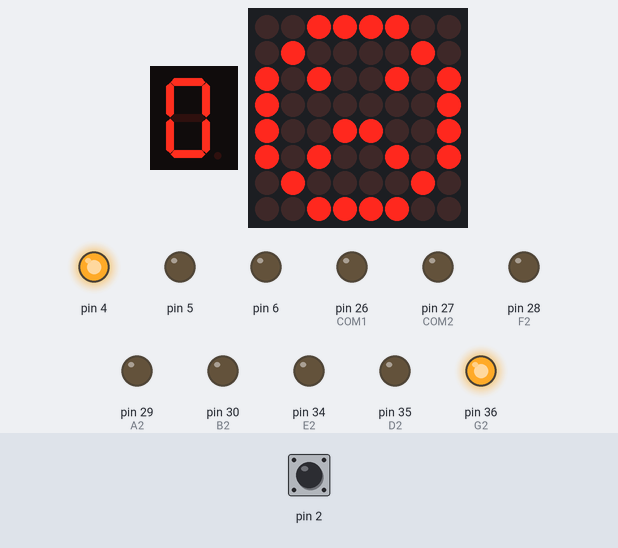
Bench run of a sketch on a simulated Arduino Mega 2560, built with avr-gcc and run on an emulated ATmega2560. Shown: 1-digit seven-segment display, 8×8 LED matrix, output pins drawn as LEDs (lit = HIGH). Wiring (inferred from the names in the program): 1-digit 7-segment display, segments lit when LOW: segments pin 24, pin 25, pin 33, pin 32, pin 31, pin 22, pin 23. Inputs (shaded band) come from the test bench; at power-on: pin 2 HIGH. The segment pins are drawn as the display they are named for; pins used as bus, display or sensor lines are not drawn.

Above: at 1.2 s.
1.3 s: pin 2 pulled LOW for 0.15 s
At 2.2 s:
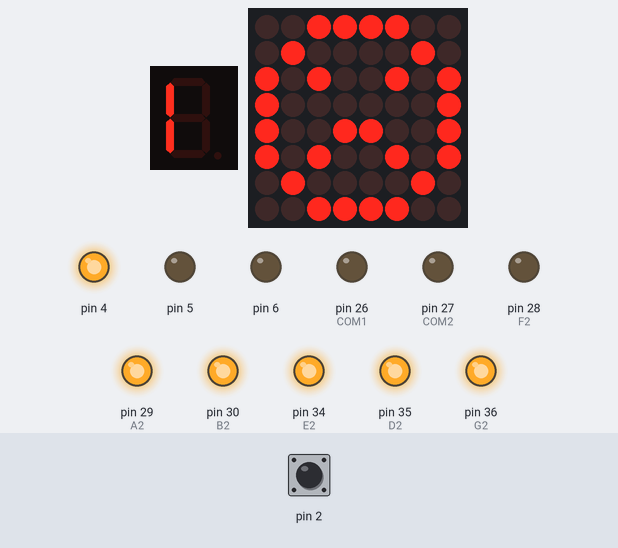
At 5.2 s:
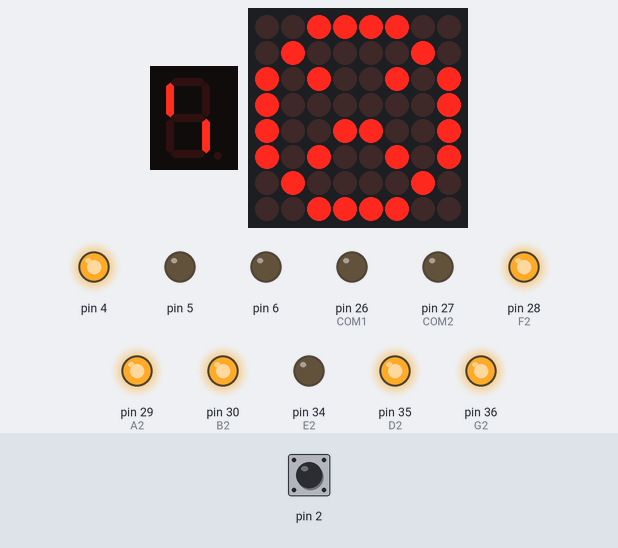
Timing chart, 0 to 26.9 s (numbered marks = the images above; inputs shaded):
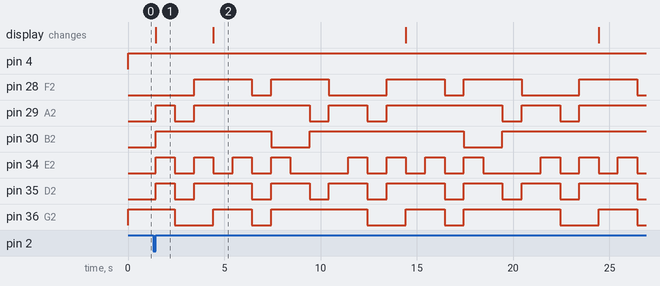

Measured:
- after the input at 1.3 s, pin 28 (F2): LOW → HIGH after 2.1 s, then repeats every 10.0 s: LOW 1.0 s, HIGH 3.0 s, LOW 3.0 s, HIGH 3.0 s; pin 29 (A2): LOW → HIGH after 0.15 s, then repeats every 10.0 s: LOW 1.0 s, HIGH 6.0 s, LOW 1.0 s, HIGH 2.0 s
- what the display in image 1 shows lasts 2.9 s, from 1.5 s to 4.4 s

The sketch:

traffic_light.ino
```cpp
#define F1 22
#define G1 23
#define A1 24
#include <avr/interrupt.h>
#include "LedControl.h"
#include "binary.h"
#define B1 25
#define COM1 26
#define COM2 27
#define F2 28
#define A2 29
#define B2 30
#define E1 31
#define D1 32
#define C1 33
#define E2 34
#define D2 35
#define G2 36
#define C2 37

LedControl lc=LedControl(12,11,10,1);
// happy face
byte hf[8]= {B00111100,B01000010,B10100101,B10000001,B10100101,B10011001,B01000010,B00111100};
// sad face
byte sf[8]= {B00111100,B01000010,B10100101,B10000001,B10011001,B10100101,B01000010,B00111100};

volatile int currentColor = 1; //0 -red, 1 -green
volatile int currentState = 1; //0 - red for pedestrians, 1 button Pressed
volatile int n;

void setup(){
  for(int i=22;i <= 37; i++){
    pinMode(i, OUTPUT);
  }
  for(int i=4;i<=6;i++){
    pinMode(i, OUTPUT);
  }

  pinMode(2, INPUT_PULLUP);
  attachInterrupt(digitalPinToInterrupt(2), buttonPressed, RISING);

  lc.shutdown(0,false);
  // Set brightness to a medium value
  lc.setIntensity(0,8);
  // Clear the display
  lc.clearDisplay(0);

  sadFace();
}

void buttonPressed(){
  currentState = 0;
  cli(); // disable the global interrupts system in order to setup the timers
  TCCR1A = 0; // SET TCCR1A and B to 0
  TCCR1B = 0;
  // Set the OCR1A with the desired value:
  OCR1A = 15624;
  // Active CTC mode:
  TCCR1B |= (1 << WGM12);
  // Set the prescaler to 1024:
  TCCR1B |= (1 << CS10);
  TCCR1B |= (1 << CS12);
  // Enable the Output Compare interrupt (by setting the mask bit)
  TIMSK1 |= (1 << OCIE1A);
  sei(); // enable global interrupts
}

void loop(){
   green();
   currentColor = 1;
   displayNothing();
   if(currentState == 0){
      n=32;
      countBack();

      currentColor = 0;
      red();
      happyFace();
      n=16;
      countBack();
      currentColor = 1;
      displayNothing();
      currentState = 1;
      sadFace();
    }
}

void writeNumberOnSSD(int n){
  switch(n/10){
    case 0:{
      digitalWrite(G1,0);
      digitalWrite(A1,1);
      digitalWrite(B1,1);
      digitalWrite(C1,1);
      digitalWrite(D1,1);
      digitalWrite(E1,1);
      digitalWrite(F1,1);
      break;
    }
    case 1:{
      digitalWrite(G1,0);
      digitalWrite(A1,0);
      digitalWrite(B1,1);
      digitalWrite(C1,1);
      digitalWrite(D1,0);
      digitalWrite(E1,0);
      digitalWrite(F1,0);
      break;
    }
    case 2:{
      digitalWrite(G1,1);
      digitalWrite(A1,1);
      digitalWrite(B1,1);
      digitalWrite(C1,0);
      digitalWrite(D1,1);
      digitalWrite(E1,1);
      digitalWrite(F1,0);
      break;
    }
    case 3:{
      digitalWrite(G1,1);
      digitalWrite(A1,1);
      digitalWrite(B1,1);
      digitalWrite(C1,1);
      digitalWrite(D1,1);
      digitalWrite(E1,0);
      digitalWrite(F1,0);
      break;
    }
    case 4:{
      digitalWrite(G1,1);
      digitalWrite(A1,0);
      digitalWrite(B1,1);
      digitalWrite(C1,1);
      digitalWrite(D1,0);
      digitalWrite(E1,0);
      digitalWrite(F1,1);
      break;
    }
    case 5:{
      digitalWrite(G1,1);
      digitalWrite(A1,1);
      digitalWrite(B1,0);
      digitalWrite(C1,1);
      digitalWrite(D1,1);
      digitalWrite(E1,0);
      digitalWrite(F1,1);
      break;
    }
    case 6:{
      digitalWrite(G1,1);
      digitalWrite(A1,1);
      digitalWrite(B1,0);
      digitalWrite(C1,1);
      digitalWrite(D1,1);
      digitalWrite(E1,1);
      digitalWrite(F1,1);
      break;
    }
    case 7:{
      digitalWrite(G1,0);
      digitalWrite(A1,1);
      digitalWrite(B1,1);
      digitalWrite(C1,1);
      digitalWrite(D1,0);
      digitalWrite(E1,0);
      digitalWrite(F1,0);
      break;
    }
    case 8:{
      digitalWrite(G1,1);
      digitalWrite(A1,1);
      digitalWrite(B1,1);
      digitalWrite(C1,1);
      digitalWrite(D1,1);
      digitalWrite(E1,1);
      digitalWrite(F1,1);
      break;
    }
    case 9:{
      digitalWrite(G1,1);
      digitalWrite(A1,1);
      digitalWrite(B1,1);
      digitalWrite(C1,1);
      digitalWrite(D1,1);
      digitalWrite(E1,0);
      digitalWrite(F1,1);
      break;
    }
  }

  switch(n%10){
    case 0:{
      digitalWrite(G2,0);
      digitalWrite(A2,1);
      digitalWrite(B2,1);
      digitalWrite(C2,1);
      digitalWrite(D2,1);
      digitalWrite(E2,1);
      digitalWrite(F2,1);
      break;
    }
    case 1:{
      digitalWrite(G2,0);
      digitalWrite(A2,0);
      digitalWrite(B2,1);
      digitalWrite(C2,1);
      digitalWrite(D2,0);
      digitalWrite(E2,0);
      digitalWrite(F2,0);
      break;
    }
    case 2:{
      digitalWrite(G2,1);
      digitalWrite(A2,1);
      digitalWrite(B2,1);
      digitalWrite(C2,0);
      digitalWrite(D2,1);
      digitalWrite(E2,1);
      digitalWrite(F2,0);
      break;
    }
    case 3:{
      digitalWrite(G2,1);
      digitalWrite(A2,1);
      digitalWrite(B2,1);
      digitalWrite(C2,1);
      digitalWrite(D2,1);
      digitalWrite(E2,0);
      digitalWrite(F2,0);
      break;
    }
    case 4:{
      digitalWrite(G2,1);
      digitalWrite(A2,0);
      digitalWrite(B2,1);
      digitalWrite(C2,1);
      digitalWrite(D2,0);
      digitalWrite(E2,0);
      digitalWrite(F2,1);
      break;
    }
    case 5:{
      digitalWrite(G2,1);
      digitalWrite(A2,1);
      digitalWrite(B2,0);
      digitalWrite(C2,1);
      digitalWrite(D2,1);
      digitalWrite(E2,0);
      digitalWrite(F2,1);
      break;
    }
    case 6:{
      digitalWrite(G2,1);
      digitalWrite(A2,1);
      digitalWrite(B2,0);
      digitalWrite(C2,1);
      digitalWrite(D2,1);
      digitalWrite(E2,1);
      digitalWrite(F2,1);
      break;
    }
    case 7:{
      digitalWrite(G2,0);
      digitalWrite(A2,1);
      digitalWrite(B2,1);
      digitalWrite(C2,1);
      digitalWrite(D2,0);
      digitalWrite(E2,0);
      digitalWrite(F2,0);
      break;
    }
    case 8:{
      digitalWrite(G2,1);
      digitalWrite(A2,1);
      digitalWrite(B2,1);
      digitalWrite(C2,1);
      digitalWrite(D2,1);
      digitalWrite(E2,1);
      digitalWrite(F2,1);
      break;
    }
    case 9:{
      digitalWrite(G2,1);
      digitalWrite(A2,1);
      digitalWrite(B2,1);
      digitalWrite(C2,1);
      digitalWrite(D2,1);
      digitalWrite(E2,0);
      digitalWrite(F2,1);
      break;
    }
  }
}
void countBack(){
  while(n >= 0){
      writeNumberOnSSD(n);
      if(currentColor == 1 && n==4) yellow();
  }
}

void displayNothing(){
  digitalWrite(G1, 1);
  digitalWrite(G2, 1);
  digitalWrite(A1, 0);
  digitalWrite(A2, 0);
  digitalWrite(B1, 0);
  digitalWrite(B2, 0);
  digitalWrite(C1, 0);
  digitalWrite(C2, 0);
  digitalWrite(D1, 0);
  digitalWrite(D2, 0);
  digitalWrite(E1, 0);
  digitalWrite(E2, 0);
  digitalWrite(F1, 0);
  digitalWrite(F2, 0);
}

void happyFace(){
  lc.setRow(0,0,hf[0]);
  lc.setRow(0,1,hf[1]);
  lc.setRow(0,2,hf[2]);
  lc.setRow(0,3,hf[3]);
  lc.setRow(0,4,hf[4]);
  lc.setRow(0,5,hf[5]);
  lc.setRow(0,6,hf[6]);
  lc.setRow(0,7,hf[7]);
}

void sadFace(){
  lc.setRow(0,0,sf[0]);
  lc.setRow(0,1,sf[1]);
  lc.setRow(0,2,sf[2]);
  lc.setRow(0,3,sf[3]);
  lc.setRow(0,4,sf[4]);
  lc.setRow(0,5,sf[5]);
  lc.setRow(0,6,sf[6]);
  lc.setRow(0,7,sf[7]);
}

void red(){
  digitalWrite(4, LOW);
  digitalWrite(5, LOW);
  digitalWrite(6, HIGH);
}

void yellow(){
  digitalWrite(4, LOW);
  digitalWrite(5, HIGH);
  digitalWrite(6, LOW);
}

void green(){
  digitalWrite(4, HIGH);
  digitalWrite(5, LOW);
  digitalWrite(6, LOW);
}

ISR(TIMER1_COMPA_vect)
{
 if(n>=0) n--;
}
```
